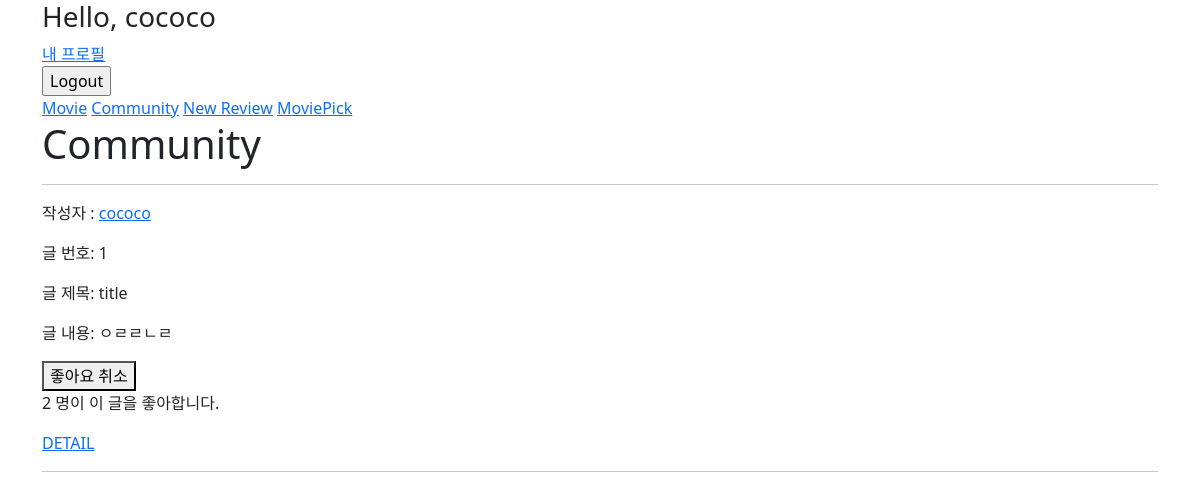
Page /community/ (signed in) on the committed database.
### community/models.py (models this page shows)
class Review(models.Model):
    title = models.CharField(max_length=100)
    movie_title = models.CharField(max_length=50)
    rank = models.IntegerField()
    content = models.TextField()
    created_at = models.DateTimeField(auto_now_add=True)
    updated_at = models.DateTimeField(auto_now=True)
    user = models.ForeignKey(settings.AUTH_USER_MODEL, on_delete=models.CASCADE)
    like_users = models.ManyToManyField(settings.AUTH_USER_MODEL, related_name='like_reviews')

### accounts/models.py (models this page shows)
class User(AbstractUser):
    followings = models.ManyToManyField('self', symmetrical=False, related_name='followers')

### community/views.py (the view)
# urls.py: path('', views.index, name='index'),
@require_safe
def index(request):
    reviews = Review.objects.order_by('-pk')
    context = {
        'reviews': reviews,
    }
    return render(request, 'community/index.html', context)

### community/templates/community/index.html (shortened to what this page needs)
{% extends 'base.html' %}
{% block content %}
  <h1>Community</h1>
  <hr>
  {% for review in reviews %}
    <p>작성자 : <a href="{% url 'accounts:profile' review.user.username %}">{{ review.user }}</a></p>
    <p>글 번호: {{ review.pk }}</p>
    <p>글 제목: {{ review.title }}</p>
    <p>글 내용: {{ review.content }}</p>
    <form data-review-id="{{review.pk}}" class="likeForm">
      {% if user in review.like_users.all %}
        <button id="likeBtn-{{review.pk}}">좋아요 취소</button>
      {% else %}
        <button id="likeBtn-{{review.pk}}">좋아요</button>
      {% endif %}
    </form>
    <p>
      <span id="likeText-{{review.pk}}">{{ review.like_users.all|length }}</span> 명이 이 글을 좋아합니다.
    </p>
    <a href="{% url 'community:detail' review.pk %}">DETAIL</a>
    <hr>
  {% endfor %}
{% endblock %}

### rows in the picture
Review: user "cococo", pk "1", title "title", content "ㅇㄹㄹㄴㄹ", like_users.all|length "2"
